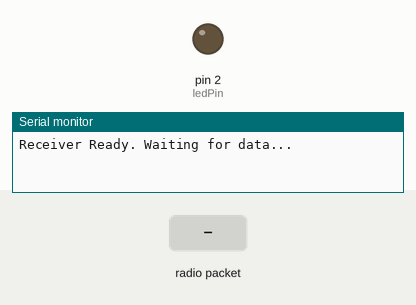
This sketch was run on a simulated Arduino Uno, built with avr-gcc and run on an emulated ATmega328P. Parts: output pins drawn as LEDs (lit = HIGH), the last lines printed to the serial monitor. The inputs (shaded band) are chosen by the test bench. No radio packets arrive unless stated.

Above: at 1.2 s.
1.3 s: radio packet "FREAKBEAR" arrives
At 1.7 s:
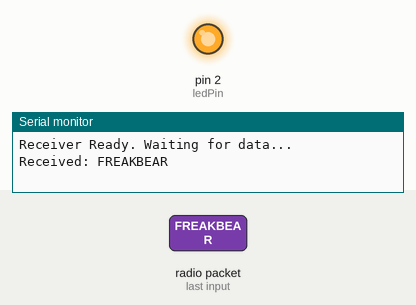
3.3 s: radio packet "1" arrives
Timing chart, 0 to 6.3 s (numbered marks = the images above; inputs shaded):
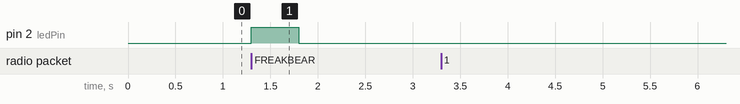

The sketch:

RX_script.ino
```cpp
#include <SPI.h>
#include <nRF24L01.h>
#include <RF24.h>

/*
 * Pinout Configuration for nRF24L01 Breakout:
 * nRF24L01 Pin | Arduino Pin
 * -------------|------------
 * VCC          | 3.3V (or 5V if using Adapter)
 * GND          | GND
 * CE           | 9
 * CSN          | 8
 * SCK          | 13
 * MOSI         | 11
 * MISO         | 12
 * IRQ          | Not Connected
 */

// CE on pin 9, CSN on pin 8
RF24 radio(9, 8);

const byte address[6] = "00001"; // Must match transmitter
const int ledPin = 2;            // LED connected to Digital Pin 2

void setup() {
  Serial.begin(9600);
  pinMode(ledPin, OUTPUT);

  if (!radio.begin()) {
    Serial.println("Radio hardware not responding!");
    while (1); // Halt if hardware is not connected
  }

  radio.setPALevel(RF24_PA_LOW);    // Match transmitter power level
  radio.setChannel(108);           // Match transmitter channel
  radio.setDataRate(RF24_250KBPS); // Match transmitter data rate
  radio.openReadingPipe(1, address); // Set receive address (using pipe 1)
  radio.startListening();        // Put into receiver mode

  Serial.println("Receiver Ready. Waiting for data...");
}

void loop() {
  if (radio.available()) {
    char text[32] = {0};
    radio.read(&text, sizeof(text)); // Read the incoming message

    Serial.print("Received: ");
    Serial.println(text);

    if (strcmp(text, "FREAKBEAR") == 0) {
      digitalWrite(ledPin, HIGH);    // Turn LED ON
      delay(500);                    // Brief visual feedback
      digitalWrite(ledPin, LOW);     // Turn LED OFF
    }
  }
}
```

Measured:
- after the input at 1.3 s, pin 2 (ledPin): LOW → HIGH at once, → LOW 0.50 s later
